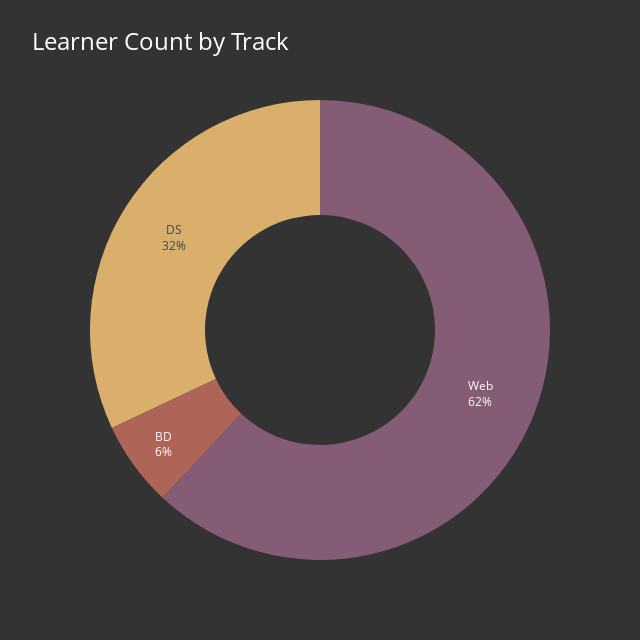

Notebook code for this chart:
### Code cell
df_type = DataFrame(learners)
type_value_counts = df_type["track"].value_counts()
data = go.Pie(
    labels=type_value_counts.index,
    values=type_value_counts.values,
    hole=0.5,
    textinfo="percent+label",
    textfont={"size": 12},
    hoverinfo="text+label+value",
    textposition='inside',
    showlegend=False,
)
layout = go.Layout(
    title={
        "text": "Learner Count by Track",
        "font": {"color": "white", "size": 24},
    },
    colorway=px.colors.qualitative.Antique,
    width=640,
    height=640,
    paper_bgcolor="#333333",
)
figure = go.Figure(data, layout)
figure.show()

### Figure 1 — Plotly figure (JSON) as saved in the notebook; plotly's stock layout.template omitted (floating-point values rounded to 4 significant figures)
{"data": [{"hole": 0.5, "hoverinfo": "text+label+value", "labels": ["Web", "DS", "BD"], "showlegend": false, "textfont": {"size": 12}, "textinfo": "percent+label", "textposition": "inside", "values": [31, 16, 3], "type": "pie"}], "layout": {"colorway": ["rgb(133, 92, 117)", "rgb(217, 175, 107)", "rgb(175, 100, 88)", "rgb(115, 111, 76)", "rgb(82, 106, 131)", "rgb(98, 83, 119)", "rgb(104, 133, 92)", "rgb(156, 156, 94)", "rgb(160, 97, 119)", "rgb(140, 120, 93)", "rgb(124, 124, 124)"], "height": 640, "paper_bgcolor": "#333333", "title": {"font": {"color": "white", "size": 24}, "text": "Learner Count by Track"}, "width": 640}}
